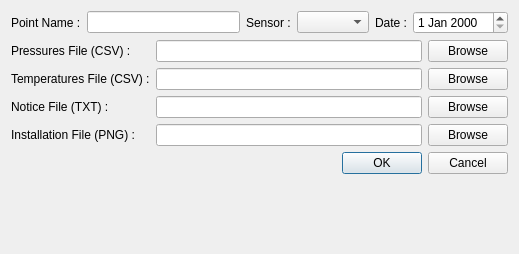
<?xml version="1.0" encoding="UTF-8"?>
<ui version="4.0">
 <class>dialogImportPoint</class>
 <widget class="QDialog" name="dialogImportPoint">
  <property name="geometry">
   <rect>
    <x>0</x>
    <y>0</y>
    <width>519</width>
    <height>254</height>
   </rect>
  </property>
  <property name="maximumSize">
   <size>
    <width>16777215</width>
    <height>300</height>
   </size>
  </property>
  <property name="windowTitle">
   <string>Import Point Dialog</string>
  </property>
  <layout class="QVBoxLayout" name="verticalLayout">
   <item>
    <layout class="QHBoxLayout" name="horizontalLayout">
     <item>
      <widget class="QLabel" name="label">
       <property name="text">
        <string>Point Name :</string>
       </property>
      </widget>
     </item>
     <item>
      <widget class="QLineEdit" name="lineEditPointName">
       <property name="minimumSize">
        <size>
         <width>87</width>
         <height>0</height>
        </size>
       </property>
      </widget>
     </item>
     <item>
      <widget class="QLabel" name="label_4">
       <property name="text">
        <string>Sensor :</string>
       </property>
      </widget>
     </item>
     <item>
      <widget class="QComboBox" name="comboBoxSensors"/>
     </item>
     <item>
      <widget class="QLabel" name="label_3">
       <property name="text">
        <string>Date :</string>
       </property>
      </widget>
     </item>
     <item>
      <widget class="QDateEdit" name="dateEdit"/>
     </item>
    </layout>
   </item>
   <item>
    <layout class="QGridLayout" name="gridLayout">
     <item row="3" column="1">
      <widget class="QLineEdit" name="lineEditNotice"/>
     </item>
     <item row="1" column="1">
      <widget class="QLineEdit" name="lineEditTemperatures"/>
     </item>
     <item row="1" column="0">
      <widget class="QLabel" name="label_2">
       <property name="text">
        <string>Temperatures File (CSV) :</string>
       </property>
      </widget>
     </item>
     <item row="4" column="2">
      <widget class="QPushButton" name="pushButtonBrowseInstallation">
       <property name="text">
        <string>Browse</string>
       </property>
      </widget>
     </item>
     <item row="3" column="0">
      <widget class="QLabel" name="label_5">
       <property name="text">
        <string>Notice File (TXT) :</string>
       </property>
      </widget>
     </item>
     <item row="4" column="0">
      <widget class="QLabel" name="label_6">
       <property name="text">
        <string>Installation File (PNG) :</string>
       </property>
      </widget>
     </item>
     <item row="4" column="1">
      <widget class="QLineEdit" name="lineEditInstallation"/>
     </item>
     <item row="1" column="2">
      <widget class="QPushButton" name="pushButtonBrowseTemperatures">
       <property name="text">
        <string>Browse</string>
       </property>
      </widget>
     </item>
     <item row="3" column="2">
      <widget class="QPushButton" name="pushButtonBrowseNotice">
       <property name="text">
        <string>Browse</string>
       </property>
      </widget>
     </item>
     <item row="0" column="0">
      <widget class="QLabel" name="label_8">
       <property name="text">
        <string>Pressures File (CSV) :</string>
       </property>
      </widget>
     </item>
     <item row="0" column="1">
      <widget class="QLineEdit" name="lineEditPressures"/>
     </item>
     <item row="0" column="2">
      <widget class="QPushButton" name="pushButtonBrowsePressures">
       <property name="text">
        <string>Browse</string>
       </property>
      </widget>
     </item>
    </layout>
   </item>
   <item>
    <layout class="QHBoxLayout" name="horizontalLayout_3">
     <item>
      <spacer name="horizontalSpacer">
       <property name="orientation">
        <enum>Qt::Horizontal</enum>
       </property>
       <property name="sizeHint" stdset="0">
        <size>
         <width>40</width>
         <height>20</height>
        </size>
       </property>
      </spacer>
     </item>
     <item>
      <widget class="QDialogButtonBox" name="buttonBox">
       <property name="orientation">
        <enum>Qt::Horizontal</enum>
       </property>
       <property name="standardButtons">
        <set>QDialogButtonBox::Cancel|QDialogButtonBox::Ok</set>
       </property>
      </widget>
     </item>
    </layout>
   </item>
   <item>
    <spacer name="verticalSpacer">
     <property name="orientation">
      <enum>Qt::Vertical</enum>
     </property>
     <property name="sizeHint" stdset="0">
      <size>
       <width>20</width>
       <height>40</height>
      </size>
     </property>
    </spacer>
   </item>
  </layout>
 </widget>
 <resources/>
 <connections>
  <connection>
   <sender>buttonBox</sender>
   <signal>accepted()</signal>
   <receiver>dialogImportPoint</receiver>
   <slot>accept()</slot>
   <hints>
    <hint type="sourcelabel">
     <x>248</x>
     <y>254</y>
    </hint>
    <hint type="destinationlabel">
     <x>157</x>
     <y>274</y>
    </hint>
   </hints>
  </connection>
  <connection>
   <sender>buttonBox</sender>
   <signal>rejected()</signal>
   <receiver>dialogImportPoint</receiver>
   <slot>reject()</slot>
   <hints>
    <hint type="sourcelabel">
     <x>316</x>
     <y>260</y>
    </hint>
    <hint type="destinationlabel">
     <x>286</x>
     <y>274</y>
    </hint>
   </hints>
  </connection>
 </connections>
</ui>
